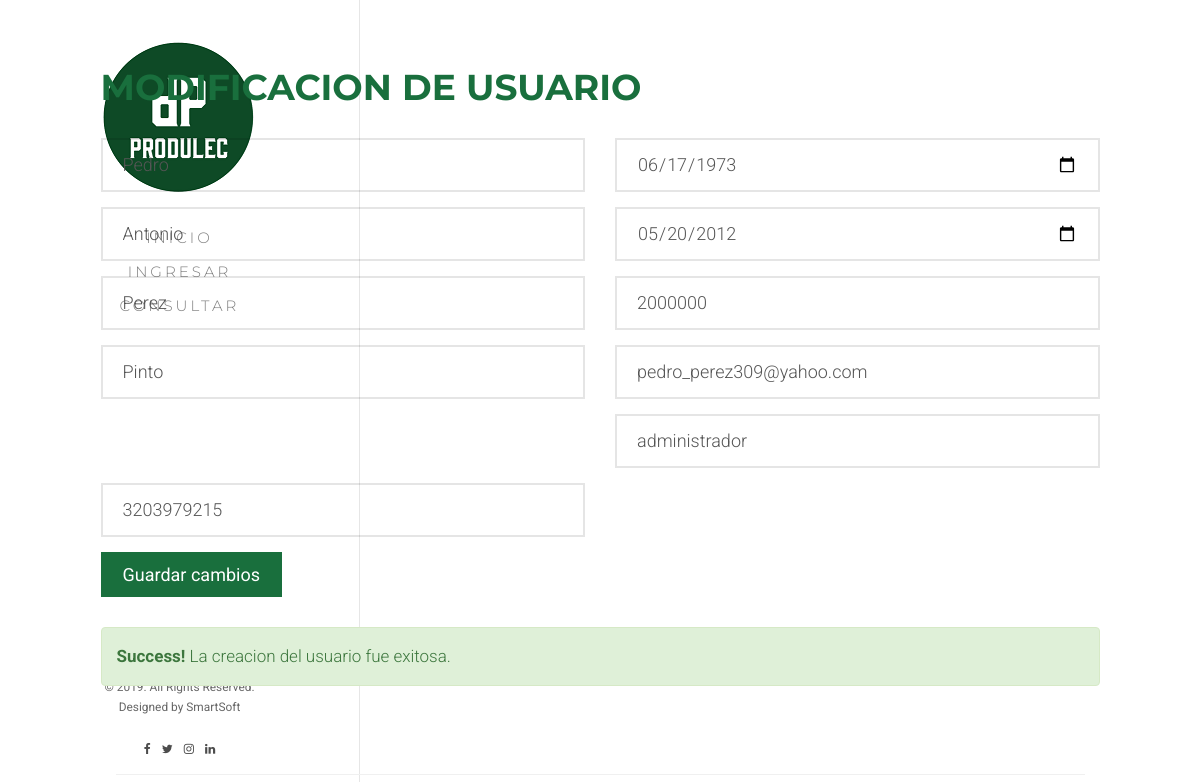
The page /updateuser/9395865 on the database its author committed.
### produlect/models.py (models this page shows, shortened)
class empleado(models.Model):
    id_empleado = models.AutoField(primary_key=True)
    primer_nombre = models.CharField(max_length=45)
    segundo_nombre = models.CharField(max_length=45, blank=True)
    primer_apellido = models.CharField(max_length=45)
    segundo_apellido = models.CharField(max_length=45, blank=True)
    cedula = models.IntegerField()
    celular = models.CharField(max_length=10)
    fecha_nacimiento = models.DateField(
        'Fecha de Nacimento', blank=False, null=False)
    fecha_contratacion = models.DateField(
        'Fecha de Contratacion', blank=False, null=False)
    sueldo = models.IntegerField()
    email = models.CharField(max_length=45, blank=True)
    id_cargo = models.ForeignKey(cargo, on_delete=models.CASCADE)

class cargo(models.Model):
    id_cargo = models.AutoField(primary_key=True)
    nombre_cargo = models.CharField(max_length=45)
    descripcion = models.CharField(max_length=45)
    def __str__(self):
        return self.nombre_cargo

### produlect/views.py (the view)
# urls.py: path('updateuser/<int:cedula>', views.updateuser, name='updateuser'),
def updateuser(request, cedula):
    data = empleado.objects.get(cedula=cedula)
    form = EmpleadoForm(instance=data)
    args = {
        'form': form,
        'success': True
    }
    return render(request, 'user/update.html', args)

### produlect/templates/user/update.html (shortened to what this page needs)
{% extends "base/base.html" %}
{% load static %}
{% block content %}
<div id="fh5co-page">
	<aside id="fh5co-aside" role="complementary" class="border js-fullheight">
		<h1 id="fh5co-logo"><a href="index.html"><img src="{% static 'images/logo_1.png' %}"
					alt="Free HTML5 Bootstrap Website Template"></a></h1>
		<nav id="fh5co-main-menu" role="navigation">
			<ul>
				<li><a href="{% url 'index' %}">Inicio</a></li>
				<li><a href="{% url 'createuser' %}">Ingresar</a></li>
				<li><a href="{% url 'searchuser' %}">Consultar</a></li>
			</ul>
		</nav>
		<div class="fh5co-footer">
			<p><small>&copy; 2019. All Rights Reserved.</span> <span>Designed by SmartSoft</span>
			<ul>
				<li><a href="#"><i class="icon-facebook"></i></a></li>
				<li><a href="#"><i class="icon-twitter"></i></a></li>
				<li><a href="#"><i class="icon-instagram"></i></a></li>
				<li><a href="#"><i class="icon-linkedin"></i></a></li>
			</ul>
		</div>
	</aside>
	<div id="fh5co-main">
		<div class="fh5co-narrow-content fh5co-border-bottom" data-animate-effect="fadeInLeft" id="ingresar">
			<div class="row">
				<div class="col-md-20 animate-box" data-animate-effect="fadeInLeft">
					<h1 class="fh5co-heading-colored" data-animate-effect="fadeInLeft">MODIFICACION DE USUARIO</h1>
				</div>
			</div>
			<div class="row">
				<div class="col-md-20 animate-box" data-animate-effect="fadeInLeft">
					<form action="updateuseraction" method="POST">
						<div class="row">
							<div class="col-md-12">
								<div class="row">
									<div class="col-md-6">
										<div class="form-group">
											{{ form.primer_nombre }}
										</div>
										<div class="form-group">
											{{ form.segundo_nombre }}
										</div>
										<div class="form-group">
											{{ form.primer_apellido }}
										</div>
										<div class="form-group">
											{{ form.segundo_apellido }}
										</div>
										<div class="form-group">
											{{ form.celular }}
										</div>
									</div>
									<div class="col-md-6">
										<div class="form-group">
											{{ form.fecha_nacimiento }}
										</div>
										<div class="form-group">
											{{ form.fecha_contratacion }}
										</div>
										<div class="form-group">
											{{ form.sueldo }}
										</div>
										<div class="form-group">
											{{ form.email }}
										</div>
										<div class="form-group">
											{{ form.id_cargo }}
										</div>
									</div>
								</div>
							</div>
						</div>
						<p><button type="submit" class="btn btn-primary">Guardar cambios</button></p>
					</form>
					{% if success %}
					<div class="alert alert-success">
						<strong>Success!</strong> La creacion del usuario fue exitosa.
					</div>
					{% endif %}
				</div>
			</div>
		</div>
	</div>
	{% endblock content%}

### produlect/static/css/icomoon.css (style rules this page uses)
[class^="icon-"], [class*=" icon-"] { font-family: 'icomoon' !important; speak: none; font-style: normal; font-weight: normal; font-variant: normal; text-transform: none; line-height: 1; -webkit-font-smoothing: antialiased; -moz-osx-font-smoothing: grayscale; }
.icon-twitter:before { content: "\f099"; }
.icon-facebook:before { content: "\f09a"; }
.icon-linkedin:before { content: "\f0e1"; }
.icon-instagram:before { content: "\f16d"; }

### produlect/static/css/style.css (style rules this page uses)
body { font-family: "Roboto", Arial, sans-serif; font-weight: 300; font-size: 20px; line-height: 1.6; color: rgba(0, 0, 0, 0.5); }
a { color: #196f3d; -webkit-transition: 0.5s; -o-transition: 0.5s; transition: 0.5s; }
p { margin-bottom: 1.5em; }
h1, h2, h3, h4, h5, h6 { color: #000; font-family: "Montserrat", Arial, sans-serif; font-weight: 700; margin: 0 0 30px 0; }
#fh5co-page { width: 100%; overflow: hidden; position: relative; }
#fh5co-aside { padding-top: 40px; padding-bottom: 40px; width: 15%; position: fixed; bottom: 0; top: 0; left: 0; overflow-y: scroll; -webkit-transition: 0.5s; -o-transition: 0.5s; transition: 0.5s; font-size: 9px !important; }
#fh5co-aside.border { border-right: 1px solid #e6e6e6; }
@media screen and (max-width: 1200px) { #fh5co-aside { width: 30%; } }
#fh5co-aside #fh5co-logo { text-align: center; }
#fh5co-aside #fh5co-main-menu ul { text-align: center; margin: 0; padding: 0; }
#fh5co-aside #fh5co-main-menu ul li { margin: 0 0 10px 0; padding: 0; list-style: none; }
#fh5co-aside #fh5co-main-menu ul li a { color: rgba(0, 0, 0, 0.5); text-decoration: none; letter-spacing: .1em; text-transform: uppercase; font-size: 15px; font-weight: 300; position: relative; -webkit-transition: 0.3s; -o-transition: 0.3s; transition: 0.3s; padding: 10px 10px; letter-spacing: .2em; font-family: "Montserrat", Arial, sans-serif; }
#fh5co-aside #fh5co-main-menu ul li a:after { content: ""; position: absolute; height: 2px; bottom: 7px; left: 10px; right: 10px; background-color: #196f3d; visibility: hidden; -webkit-transform: scaleX(0); -moz-transform: scaleX(0); -ms-transform: scaleX(0); -o-transform: scaleX(0); transform: scaleX(0); -webkit-transition: all 0.3s cubic-bezier(0.175, 0.885, 0.32, 1.275); -moz-transition: all 0.3s cubic-bezier(0.175, 0.885, 0.32, 1.275); -ms-transition: all 0.3s cubic-bezier(0.175, 0.885, 0.32, 1.275); -o-transition: all 0.3s cubic-bezier(0.175, 0.885, 0.32, 1.275); transition: all 0.3s cubic-bezier(0.175, 0.885, 0.32, 1.275); }
#fh5co-aside .fh5co-footer { position: absolute; bottom: 40px; font-size: 14px; text-align: center; width: 100%; font-weight: 400; color: rgba(0, 0, 0, 0.6); }
#fh5co-aside .fh5co-footer span { display: block; }
#fh5co-aside .fh5co-footer ul { padding: 0; margin: 0; text-align: center; }
#fh5co-aside .fh5co-footer ul li { padding: 0; margin: 0; display: inline; list-style: none; }
#fh5co-aside .fh5co-footer ul li a { color: rgba(0, 0, 0, 0.7); padding: 4px; }
#fh5co-main { width: 93%; float: right; -webkit-transition: 0.5s; -o-transition: 0.5s; transition: 0.5s; }
@media screen and (max-width: 1200px) { #fh5co-main { width: 98%; } }
@media screen and (max-width: 1200px) { #fh5co-main { width: 100%; } }
#fh5co-main .fh5co-narrow-content { position: relative; width: 85%; margin: 0 auto; padding: 4em 0; }
.fh5co-border-bottom { border-bottom: 1px solid #f0f0f0; }
.fh5co-heading-colored { color: #196f3d; }
.btn { margin-right: 4px; margin-bottom: 4px; font-family: "Roboto", Arial, sans-serif; font-size: 18px; font-weight: 400; -webkit-border-radius: 0px; -moz-border-radius: 0px; -ms-border-radius: 0px; border-radius: 0px; -webkit-transition: 0.5s; -o-transition: 0.5s; transition: 0.5s; padding: 8px 20px !important; }
.btn-primary { background: #196f3d; color: #fff; border: 2px solid #196f3d; }
.form-control { -webkit-appearance: none; -moz-appearance: none; appearance: none; box-shadow: none; background: transparent; border: 2px solid rgba(0, 0, 0, 0.1); height: 54px; font-size: 18px; font-weight: 300; -webkit-border-radius: 0px; -moz-border-radius: 0px; -ms-border-radius: 0px; border-radius: 0px; }
.js .animate-box { opacity: 0; }

### rows shown on the page
empleado: primer_nombre "Pedro", segundo_nombre "Antonio", primer_apellido "Perez", segundo_apellido "Pinto", celular "3203979215", fecha_nacimiento "06/17/1973", fecha_contratacion "05/20/2012", sueldo "2000000", email "pedro_perez309@yahoo.com"
cargo: id_cargo "administrador"
